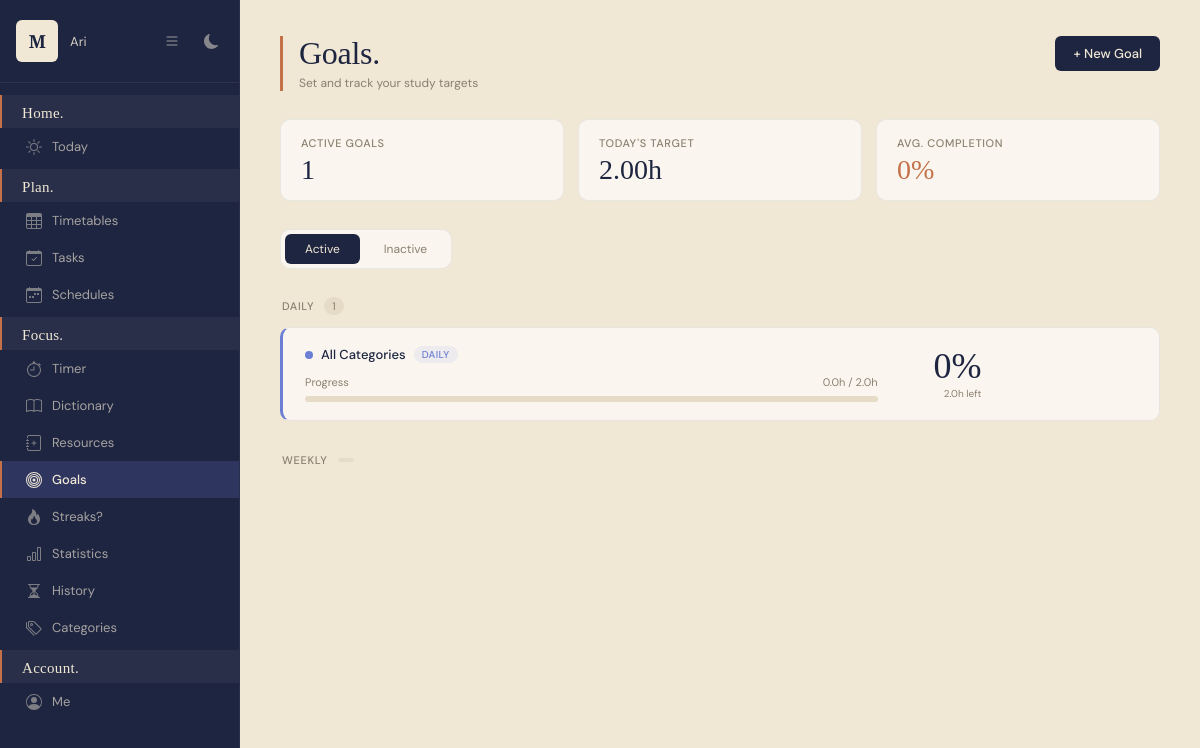
The app's page /study/goals/ (signed in) with its own data.
### planner/models.py (models this page shows, shortened)
class StudyGoal(models.Model):
    GOAL_TYPE_CHOICES = [
        ('daily', 'Daily'),
        ('weekly', 'Weekly'),
    ]
    user = models.ForeignKey(User, on_delete=models.CASCADE)
    name = models.CharField(max_length=100, blank=True, null=True)
    goal_type = models.CharField(max_length=10, choices=GOAL_TYPE_CHOICES)
    target_hours = models.DecimalField(max_digits=5, decimal_places=2)
    category = models.ForeignKey(StudyCategory, on_delete=models.CASCADE, null=True, blank=True)
    is_active = models.BooleanField(default=True)
    created_at = models.DateTimeField(auto_now_add=True)
    def get_progress(self):
        from django.utils import timezone
        from datetime import timedelta
        from django.db.models import Sum
        now = timezone.now()
        today = now.date()
        if self.goal_type == 'daily':
            sessions = StudySession.objects.filter(
                user=self.user,
                is_active=False,
                start_time__year=today.year,
                start_time__month=today.month,
                start_time__day=today.day
            )
        else:  # weekly
            start_of_week = today - timedelta(days=today.weekday())
            sessions = StudySession.objects.filter(
                user=self.user,
                is_active=False,
                start_time__date__gte=start_of_week,
                start_time__date__lte=today
            )
        if self.category:
            sessions = sessions.filter(category=self.category)
        total_seconds = sessions.aggregate(total=Sum('duration_seconds'))['total'] or 0
        total_hours = total_seconds / 3600
        if self.target_hours > 0:
            percentage = min((total_hours / float(self.target_hours)) * 100, 100)
        else:
            percentage = 0
        return {
            'current_hours': round(total_hours, 2),
            'target_hours': float(self.target_hours),
            'percentage': int(round(percentage, 0)),
            'remaining_hours': round(max(float(self.target_hours) - total_hours, 0), 2)
        }
    class Meta:
        ordering = ['-created_at']

### planner/views/study_views.py (the view)
# urls.py: path('study/goals/', views.study_goals, name='study_goals'),
@login_required(login_url='planner:login')
def study_goals(request):
    active_goals = StudyGoal.objects.filter(user=request.user, is_active=True)
    inactive_goals = StudyGoal.objects.filter(user=request.user, is_active=False)
    goals_with_progress = [{'goal': g, 'progress': g.get_progress()} for g in active_goals]
    inactive_with_progress = [{'goal': g, 'progress': g.get_progress()} for g in inactive_goals]
    avg_completion = 0
    if goals_with_progress:
        avg_completion = round(
            sum(item['progress']['percentage'] for item in goals_with_progress) / len(goals_with_progress)
        )
    return render(request, 'study/goals.html', {
        'goals_with_progress': goals_with_progress,
        'inactive_goals': inactive_with_progress,
        'avg_completion': avg_completion,
    })

### planner/templates/study/goals.html (shortened to what this page needs)
{% extends 'base.html' %}
{% block nav_goals %}active{% endblock %}
{% block content %}
    <div class="goals-header">
        <div class="goals-header-left">
            <h1 class="goals-title">Goals.</h1>
            <p class="goals-subtitle">Set and track your study targets</p>
        </div>
        <a href="{% url 'planner:add_goal' %}" class="btn btn-primary">+ New Goal</a>
    </div>
    {% with active_goals=goals_with_progress %}
    <div class="goals-stats">
        <div class="goals-stat">
            <span class="goals-stat-label">Active Goals</span>
            <span class="goals-stat-value">{{ active_goals|length }}</span>
        </div>
        <div class="goals-stat">
            <span class="goals-stat-label">Today's Target</span>
            <span class="goals-stat-value">
                {% widthratio 0 1 1 as dummy %}
                {% for item in active_goals %}
                    {% if item.goal.goal_type == 'daily' %}
                        {{ item.goal.target_hours }}h
                    {% endif %}
                {% endfor %}
            </span>
        </div>
        <div class="goals-stat">
            <span class="goals-stat-label">Avg. Completion</span>
            <span class="goals-stat-value accent">{{ avg_completion }}%</span>
        </div>
    </div>
    {% endwith %}
    <div class="goals-tabs">
        <button class="goals-tab active" onclick="showTab('active', this)">Active</button>
        <button class="goals-tab" onclick="showTab('inactive', this)">Inactive</button>
    </div>
    <div id="tab-active">
        {% with daily_goals=goals_with_progress|dictsort:"goal.target_hours" %}
        <div class="goals-section">
            <div class="goals-section-header">
                <span class="goals-section-label">Daily</span>
                <span class="goals-section-count">
                    {% for item in goals_with_progress %}{% if item.goal.goal_type == 'daily' %}{% if forloop.last %}{{ forloop.counter }}{% endif %}{% endif %}{% endfor %}
                </span>
            </div>
            {% for item in goals_with_progress %}
            {% if item.goal.goal_type == 'daily' %}
            {% with color=item.goal.category.color|default:'#6B7FD4' %}
            <div class="goal-card" style="border-left-color: {{ color }};">
                <div class="goal-card-info">
                    <div class="goal-card-meta">
                        <span class="goal-cat-dot" style="background: {{ color }};"></span>
                        <span class="goal-cat-name">
                            {% if item.goal.name %}
                                {{ item.goal.name }}
                            {% elif item.goal.category %}
                                {{ item.goal.category.name }}
                            {% else %}
                                All Categories
                            {% endif %}
                        </span>
                        <span class="goal-type-badge"
                              style="background: {{ color }}18; color: {{ color }};">
                            daily
                        </span>
                    </div>
                    <div class="goal-progress-wrap">
                        <span>Progress</span>
                        <span>{{ item.progress.current_hours }}h / {{ item.progress.target_hours }}h</span>
                    </div>
                    <div class="goal-progress-bar-track">
                    </div>
                </div>
                <div class="goal-card-percent">
                    <span class="goal-percent-value">{{ item.progress.percentage }}%</span>
                    <span class="goal-percent-remaining">{{ item.progress.remaining_hours }}h left</span>
                </div>
            </div>
            {% endwith %}
            {% endif %}
            {% empty %}
            <div class="goals-empty">
                <p class="goals-empty-title">No daily goals</p>
                <p class="goals-empty-text">Set a daily target to stay on track.</p>
                <a href="{% url 'planner:add_goal' %}" class="btn btn-primary" style="margin-top:8px;">+ New Goal</a>
            </div>
            {% endfor %}
        </div>
        <div class="goals-section">
            <div class="goals-section-header">
                <span class="goals-section-label">Weekly</span>
                <span class="goals-section-count">
                </span>
            </div>
        </div>
        {% endwith %}
    </div>
{% endblock %}

### planner/templates/base.html (shortened to what this page needs)
<!DOCTYPE html>
<html lang="en">
<head>
    <link rel="stylesheet" href="https://cdn.jsdelivr.net/npm/flatpickr/dist/flatpickr.min.css">
</head>
<body>
{% if user.is_authenticated %}
<aside>
    <div class="sidebar-top">
        <div class="logo-box">M</div>
        <span class="sidebar-username">{{ user.username }}</span>
        <button class="sidebar-toggle" id="sidebarToggle" title="Toggle sidebar">
            <svg xmlns="http://www.w3.org/2000/svg" width="16" height="16" fill="currentColor" viewBox="0 0 16 16">
                <path fill-rule="evenodd" d="M2.5 12a.5.5 0 0 1 .5-.5h10a.5.5 0 0 1 0 1H3a.5.5 0 0 1-.5-.5m0-4a.5.5 0 0 1 .5-.5h10a.5.5 0 0 1 0 1H3a.5.5 0 0 1-.5-.5m0-4a.5.5 0 0 1 .5-.5h10a.5.5 0 0 1 0 1H3a.5.5 0 0 1-.5-.5"/>
            </svg>
        </button>
        <button class="theme-toggle" id="themeToggle" title="Toggle dark mode">
        </button>
    </div>
    <nav>
        <div class="nav-section">
            <span class="nav-section-label">Home.</span>
            <a href="{% url 'planner:home' %}" class="nav-link {% block nav_today %}{% endblock %}" data-tooltip="Today">
                <span>Today</span>
            </a>
        </div>
        <div class="nav-section">
            <span class="nav-section-label">Plan.</span>
            <a href="{% url 'planner:timetable_home' %}" class="nav-link {% block nav_timetable %}{% endblock %}" data-tooltip="Today">
                <span>Timetables</span>
            </a>
            <a href="{% url 'planner:tasks_home' %}" class="nav-link {% block nav_tasks %}{% endblock %}" data-tooltip="Today">
                <span>Tasks</span>
            </a>
            <a href="{% url 'planner:schedule_home' %}" class="nav-link {% block nav_schedule %}{% endblock %}" data-tooltip="Schedule">
                <span>Schedules</span>
            </a>
        </div>
        <div class="nav-section">
            <span class="nav-section-label">Focus.</span>
            <a href="{% url 'planner:study_timer' %}" class="nav-link {% block nav_timer %}{% endblock %}" data-tooltip="Today">
                <span>Timer</span>
            </a>
            <a href="{% url 'planner:dictionary' %}" class="nav-link {% block nav_dictionary %}{% endblock %}" data-tooltip="Today">
                <span>Dictionary</span>
            </a>
            <a href="{% url 'planner:study_resources' %}" class="nav-link {% block nav_resources %}{% endblock %}" data-tooltip="Today">
                <span>Resources</span>
            </a>
            <a href="{% url 'planner:study_goals' %}" class="nav-link {% block nav_goals %}{% endblock %}" data-tooltip="Today">
                <span>Goals</span>
            </a>
            <a href="{% url 'planner:study_streaks' %}" class="nav-link {% block nav_streaks %}{% endblock %}" data-tooltip="Today">
                <span>Streaks?</span>
            </a>
            <a href="{% url 'planner:study_statistics' %}" class="nav-link {% block nav_statistics %}{% endblock %}" data-tooltip="Today">
                <span>Statistics</span>
            </a>
            <a href="{% url 'planner:study_history' %}" class="nav-link {% block nav_history %}{% endblock %}" data-tooltip="Today">
                <span>History</span>
            </a>
            <a href="{% url 'planner:manage_categories' %}" class="nav-link {% block nav_categories %}{% endblock %}" data-tooltip="Today">
                <span>Categories</span>
            </a>
        </div>
        <div class="nav-section">
            <span class="nav-section-label">Account.</span>
            <a href="{% url 'planner:my_account' %}" class="nav-link {% block nav_account %}{% endblock %}" data-tooltip="Today">
                <svg xmlns="http://www.w3.org/2000/svg" width="14" height="14" fill="currentColor" viewBox="0 0 16 16">
                    <path d="M11 6a3 3 0 1 1-6 0 3 3 0 0 1 6 0"/>
                    <path fill-rule="evenodd" d="M0 8a8 8 0 1 1 16 0A8 8 0 0 1 0 8m8-7a7 7 0 0 0-5.468 11.37C3.242 11.226 4.805 10 8 10s4.757 1.225 5.468 2.37A7 7 0 0 0 8 1"/>
                </svg>
                <span>Me</span>
            </a>
        </div>
    </nav>
</aside>
<main>
{% else %}
<main style="margin-left: 0;">
{% endif %}
    {% block content %}{% endblock %}
</main>
</body>
</html>

### records on screen
StudyGoal: goal.target_hours "2.00", shows "All Categories", progress.current_hours "0.0", progress.target_hours "2.0", progress.percentage "0", progress.remaining_hours "2.0"

### other values on screen
{{ user.username }} "Ari"
{{ active_goals|length }} "1"
{{ avg_completion }} "0"
